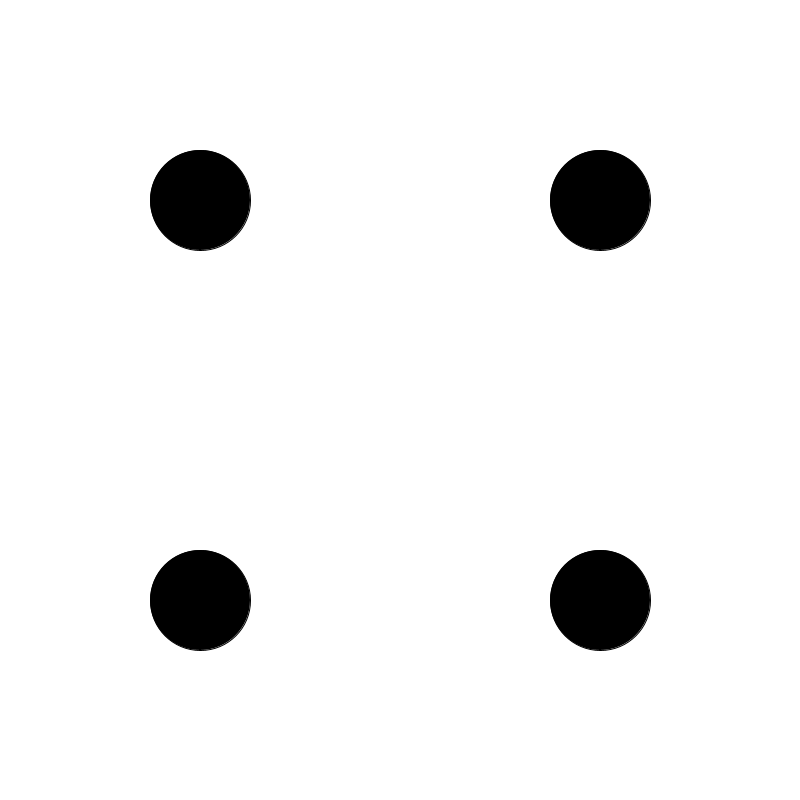
Frame 1 (no input)
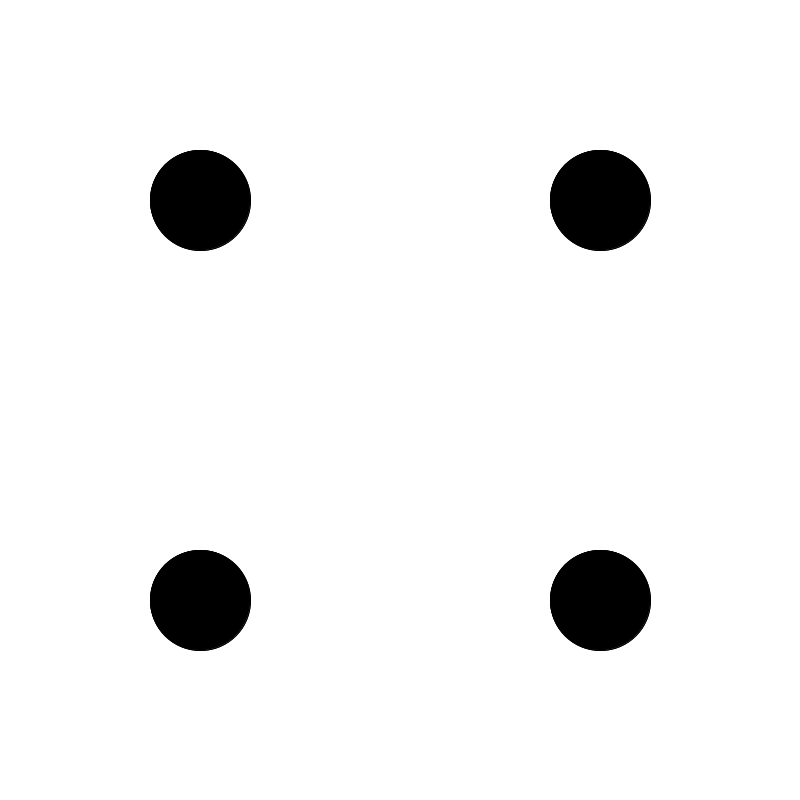
Frame 2 (the mouse pressed at the canvas centre, redrawn once)

The Processing sketch that drew these frames (run headless with seeded random() and noise(); the mouse was pressed at the canvas centre and the sketch redrawn once):

// Processing sketch: translate4Dice
// ── translate4Dice.pde

float border = 200;
float radius = 100;

void setup(){
  
  size(800,800);
  smooth(16);
  background(255);
  fill(0);
  rectMode(CENTER);
  noLoop();
}


void draw(){
  
  translate(border,border);
  ellipse(0,0,radius,radius);
  
  translate(width - 2*border, 0);
  ellipse(0,0,radius,radius);
  
  
  translate(0, height-2*border);
  ellipse(0,0,radius,radius);
  
  translate(-height + 2*border, 0);
  ellipse(0,0,radius,radius);
  
}
